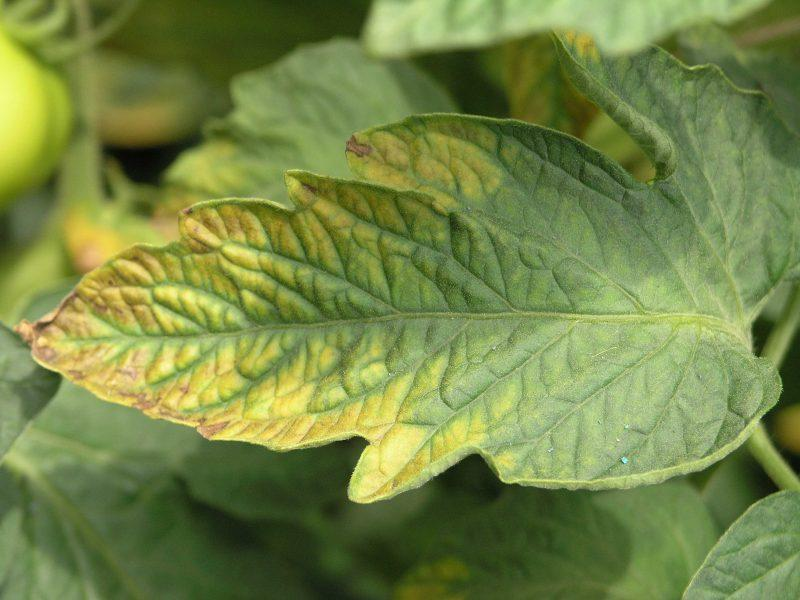
#> input picture uploads/0261a78a-6be3-4c13-881b-354c920e6a13.jpg, 800 x 600 px
$ python -i image_processing.py   (imports and definitions only)   (older library calls are emulated)
#> lines starting #> are read from the running program, lines starting #| are printed output that depends on the picture; after the words box and inside, x2 and y2 are one past the last pixel; in counts of white or black regions, pixels touching at a corner belong together
"""
Image processing module for PhytoSense application.
Provides functions for preprocessing images and extracting features for analysis.
"""

import numpy as np
from PIL import Image, ImageEnhance, ImageFilter
import cv2

# [139 lines left out: functions preprocess_image, extract_features, not called in this run]

def segment_plant(image):
    """
    Segment the plant from the background

    Args:
        image: PIL Image or numpy array

    Returns:
        tuple: (segmented_image, mask)
    """
    # Convert PIL Image to numpy array if needed
    if isinstance(image, Image.Image):
        img_array = np.array(image)
    else:
        img_array = image

    # Convert to BGR if the image is RGB
    if len(img_array.shape) == 3 and img_array.shape[2] == 3:
        # Make sure image is uint8
        if img_array.dtype != np.uint8:
            img_array = (img_array * 255).astype(np.uint8)

        # Convert to HSV color space
        hsv = cv2.cvtColor(img_array, cv2.COLOR_RGB2HSV)
#> hsv: shape (600, 800, 3); mean H, S, V 40, 128.7, 136.3

        # Define range for green color in HSV
        lower_green = np.array([25, 40, 40])
        upper_green = np.array([95, 255, 255])

        # Create mask for green areas
        mask = cv2.inRange(hsv, lower_green, upper_green)
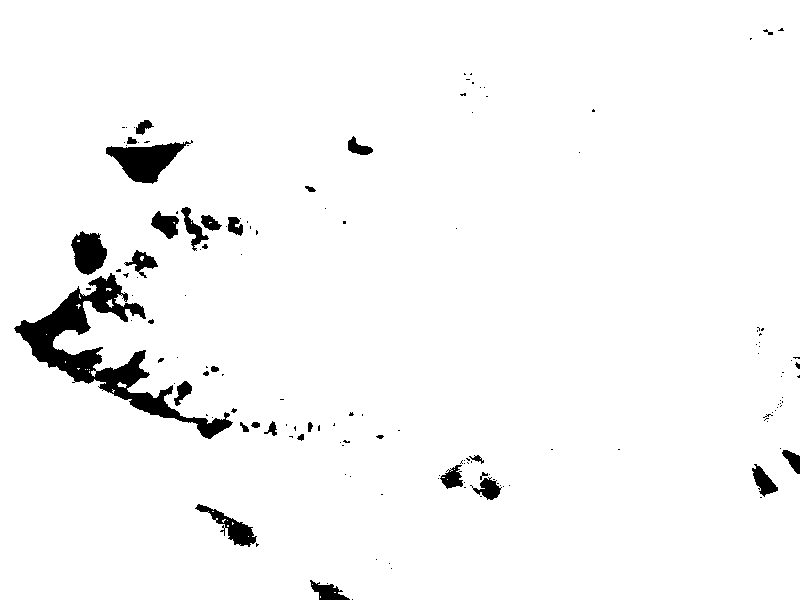
#> mask: shape (600, 800); 96.7% white; 147 black regions (114 under 20 px), largest, box (x1, y1, x2, y2) and area: (14, 273, 233, 439) 7321, (106, 140, 193, 184) 1856, (71, 231, 107, 275) 1096

        # Apply morphological operations to clean up the mask
        kernel = np.ones((5, 5), np.uint8)
        mask = cv2.morphologyEx(mask, cv2.MORPH_OPEN, kernel)
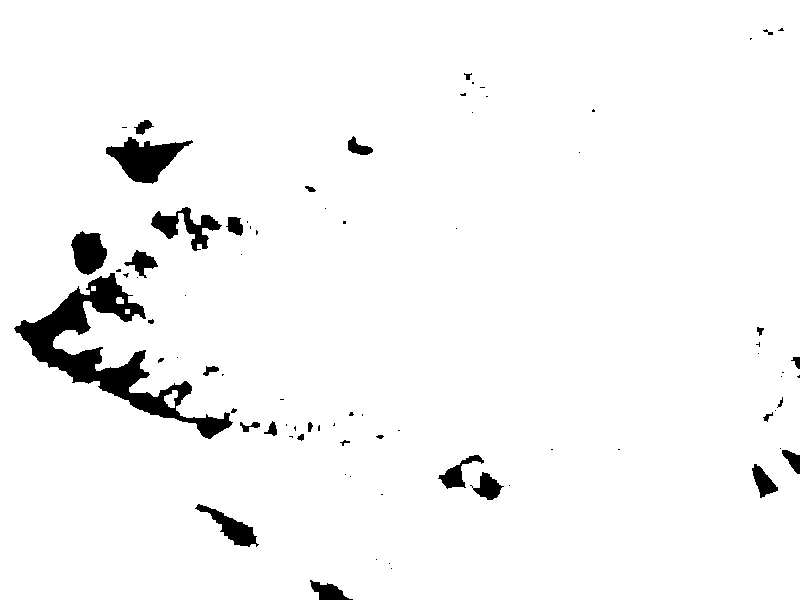
#> mask: shape (600, 800); 96.4% white; 79 black regions (49 under 20 px), largest, box (x1, y1, x2, y2) and area: (14, 273, 233, 439) 8006, (106, 137, 193, 184) 2031, (151, 207, 222, 251) 1179
        mask = cv2.morphologyEx(mask, cv2.MORPH_CLOSE, kernel)
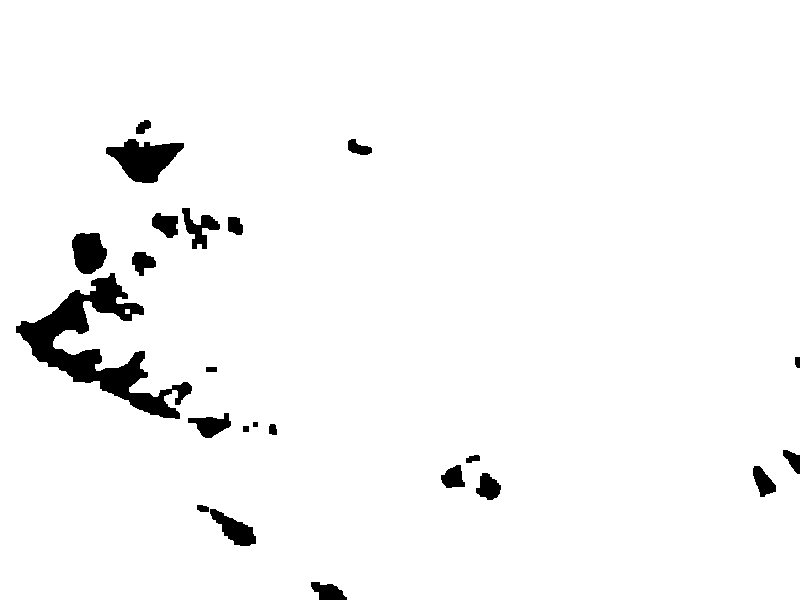
#> mask: shape (600, 800); 96.7% white; 23 black regions

        # Create segmented image by masking the original
        segmented = cv2.bitwise_and(img_array, img_array, mask=mask)
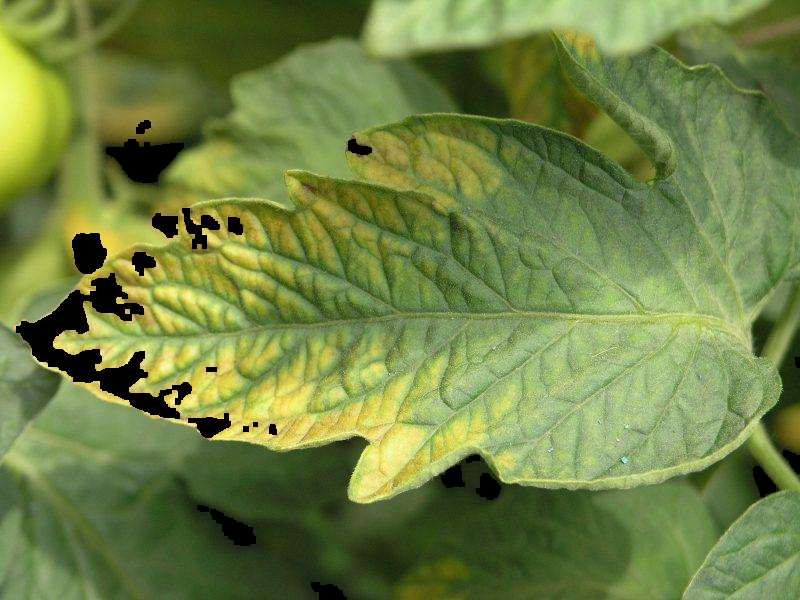
#> segmented: shape (600, 800, 3); mean R, G, B 112.3, 130.8, 68.3

        return segmented, mask
    else:
        # If the image is grayscale, use thresholding
        if img_array.dtype != np.uint8:
            img_array = (img_array * 255).astype(np.uint8)

        # Apply Otsu's thresholding
        _, mask = cv2.threshold(img_array, 0, 255, cv2.THRESH_BINARY + cv2.THRESH_OTSU)

        # Apply morphological operations to clean up the mask
        kernel = np.ones((5, 5), np.uint8)
        mask = cv2.morphologyEx(mask, cv2.MORPH_OPEN, kernel)
        mask = cv2.morphologyEx(mask, cv2.MORPH_CLOSE, kernel)

        # Create segmented image
        segmented = cv2.bitwise_and(img_array, img_array, mask=mask)

        return segmented, mask

# [69 lines left out: function detect_color_anomalies, not called in this run]

def analyze_leaf_shape(image, mask=None):
    """
    Analyze leaf shape to detect abnormalities

    Args:
        image: PIL Image or numpy array
        mask: Optional binary mask of the plant regions

    Returns:
        dict: Information about leaf shape analysis
    """
    # Convert PIL Image to numpy array if needed
    if isinstance(image, Image.Image):
        img_array = np.array(image)
    else:
        img_array = image

    # If no mask is provided, try to segment the plant
    if mask is None:
        _, mask = segment_plant(img_array)

    # Ensure mask is uint8
    if mask.dtype != np.uint8:
        if mask.dtype == bool:
            mask = mask.astype(np.uint8) * 255
        else:
            mask = (mask > 0).astype(np.uint8) * 255

    # Find contours in the mask
    contours, _ = cv2.findContours(mask, cv2.RETR_EXTERNAL, cv2.CHAIN_APPROX_SIMPLE)
#> contours = 1 contour; box (x1, y1, x2, y2) and area: (0, 0, 800, 600) 477860

    # If no contours are found, return early
    if not contours:
        return {"error": "No plant contours detected"}

    # Get the largest contour (assumed to be the main plant)
    largest_contour = max(contours, key=cv2.contourArea)
#> largest_contour = contour of 63 points, box (x1, y1, x2, y2) (0, 0, 800, 600), area 477860

    # Calculate area and perimeter
    area = cv2.contourArea(largest_contour)
#> area = 477860.5
    perimeter = cv2.arcLength(largest_contour, True)
#> perimeter = 2880

    # Calculate shape features
    # Circularity = 4π(area/perimeter²), 1 indicates a perfect circle
    circularity = 4 * np.pi * area / (perimeter * perimeter + 1e-10)
#> circularity = 0.724

    # Convex hull analysis
    hull = cv2.convexHull(largest_contour)
#> hull = [[799, 0], [799, 599], [0, 599], [0, 0]]
    hull_area = cv2.contourArea(hull)
#> hull_area = 478601

    # Solidity = area/convex_hull_area, measures the density of the shape
    solidity = area / (hull_area + 1e-10)
#> solidity = 0.998

    # Extent = area/bounding_rect_area, measures how the shape fills its bounding box
    x, y, w, h = cv2.boundingRect(largest_contour)
#> x = 0; y = 0; w = 800; h = 600
    extent = area / (w * h + 1e-10)
#> extent = 0.996

    # Determine if the leaf shape is abnormal
    shape_abnormality = False
    abnormality_reasons = []

    # Low circularity might indicate irregular shape
    if circularity < 0.3:
        shape_abnormality = True
        abnormality_reasons.append("Low circularity indicates irregular shape")

    # Low solidity might indicate holes or bite marks
    if solidity < 0.7:
        shape_abnormality = True
        abnormality_reasons.append("Low solidity indicates holes or bite marks")

    # Low extent might indicate irregular or elongated shape
    if extent < 0.5:
        shape_abnormality = True
        abnormality_reasons.append("Low extent indicates irregular or elongated shape")

    return {
        "shape_abnormality": shape_abnormality,
        "abnormality_reasons": abnormality_reasons,
        "area": float(area),
        "perimeter": float(perimeter),
        "circularity": float(circularity),
        "solidity": float(solidity),
        "extent": float(extent)
    }

>>> import cv2
>>> picture = cv2.cvtColor(cv2.imread('uploads/0261a78a-6be3-4c13-881b-354c920e6a13.jpg'), cv2.COLOR_BGR2RGB)
>>> result = analyze_leaf_shape(picture)
#> result = {'shape_abnormality': False, 'abnormality_reasons': [], 'area': 477860.5, 'perimeter': 2880, 'circularity': 0.724, 'solidity': 0.998, 'extent': 0.996}
